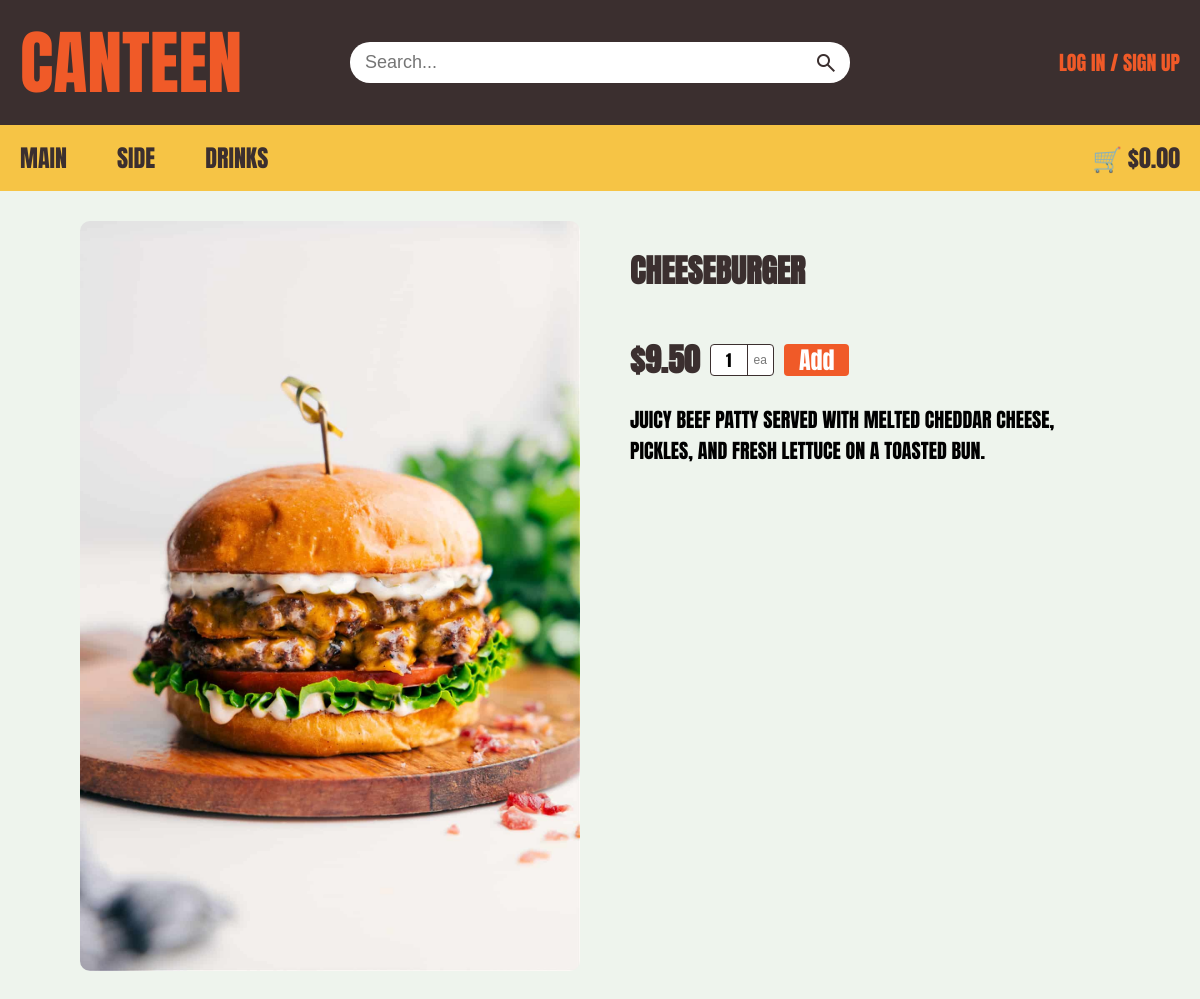
The app's page /106 with its own data.
### tables this page shows
CREATE TABLE Menu (item_ID INTEGER PRIMARY KEY NOT NULL UNIQUE, item_name TEXT, item_type TEXT, is_available INTEGER, price NUMERIC (10, 2), item_photo TEXT, item_description TEXT);

### app.py (the view)
@app.route('/<int:item_id>')
def item(item_id):
    db = get_db()
    db.row_factory = sqlite3.Row
    cursor = db.cursor()
    sql = """SELECT item_name,
            item_ID,
            item_type,
            price,
            is_available,
            item_photo,
            item_description
          FROM Menu WHERE is_available = 1 AND item_ID = ?;"""
    cursor.execute(sql, (item_id,))
    result = cursor.fetchone()
    cursor.close()
    return render_template("item_display.html", item=result, total=get_trolley_total())

### app.py (called while the page is built, shortened)
def get_db():
    db = getattr(g, '_database', None)
    if db is None:
        db = g._database = sqlite3.connect(DATABASE)
    return db

@app.teardown_appcontext
def close_connection(_exception):
    db = getattr(g, '_database', None)
    if db is not None:
        db.close()

def get_trolley_total():
    if 'user_id' not in session:
        return 0.0

### templates/item_display.html (shortened to what this page needs)
<!DOCTYPE html>
<html lang="en">
  <head>
    <link rel="stylesheet" href="{{ url_for('static', filename='style.css') }}">
    <link rel="stylesheet" href="{{ url_for('static', filename='item_display.css') }}">
  </head>
  <body>
    <header>
      <div class="top-bar">
        <div class="container top-bar-content">
          <div class="top-left"><a href="{{ url_for('home') }}">CANTEEN</a></div>
          <form class="search-container" method="GET" action="{{ url_for('search') }}">
            <input type="text" placeholder="Search..." name="query" autocomplete="off">
            <button type="submit" class="search-btn">
              <span class="material-symbols-outlined">search</span>
            </button>
          </form>
          {% if session.get('user_id') %}
            <a class="top-right" onclick="OpenAccountmanage();return false;" id="accountpopup" href="#">Hi {{ session['first_name'] }}!</a>
            <div id="popup" class="popup">
              <div class="popup-content">
                <a href="{{ url_for('logout') }}">Logout</a>
              </div>
            </div>
          {% else %}
            <div class="top-right"><p><a href="{{ url_for('user_login') }}">Log in</a> / <a href="{{ url_for('signup') }}">Sign up</a></p></div>
          {% endif %}
        </div>
      </div>
      <nav class="bottom-nav">
        <div class="container nav-content">
          <div class="nav-links">
            <a href="{{ url_for('catergory', item_type='Main') }}">Main</a>
            <a href="{{ url_for('catergory', item_type='Side') }}">Side</a>
            <a href="{{ url_for('catergory', item_type='Drink') }}">Drinks</a>
          </div>
          <div class="cart">
            <a href="{{ url_for('trolley') }}" id="cart-total-link">🛒 ${{ "%.2f"|format(total) }}</a>
          </div>
        </div>
      </nav>
    </header>
    <div class="bodyArrangement">
      <img src="{{ url_for('static', filename='images/' + item.item_photo) }}" alt="{{ item.item_name }}">
      <div class="price_and_information">
        <h1>{{ item.item_name }}</h1>
        <div class="price_quantity">
          <span class="price">${{ "%.2f"|format(item.price) }}</span>
          {% if item.is_available %}
            <div class="qty-container">
              <input type="number"
                id="qty-{{ item.item_ID }}"
                class="qty-input"
                value="1"
                min="1"
                max="10"
                step="1"
                onkeydown="return event.key !== 'e' && event.key !== 'E' && event.key !== '-' && event.key !== '+' && event.key !== '.'"
              >
              <span class="qty-unit">ea</span>
            </div>
            <button type="button"
                    data-item-id="{{ item.item_ID }}"
                    data-item-amount="qty-{{ item.item_ID }}"
                    onclick="addItemToTrolley(this.dataset.itemId, document.getElementById(this.dataset.itemAmount).value)"
                    class="add-btn">
              Add
            </button>
          {% else %}
            <span class="out-of-stock">Out of Stock</span>
          {% endif %}
        </div>
        <div class="itemDescription">
          <p>
            {{ item.item_description }}
          </p>
        </div>
      </div>
    </div>
  </body>
</html>

### static/style.css (style rules this page uses)
* { margin: 0; padding: 0; box-sizing: border-box; }
body { margin: 0; padding: 0; overflow-x: hidden; background-color: #f7f7f7; font-family: "Anton", sans-serif; text-transform: uppercase; }
.container { width: 100%; max-width: 1400px; margin-left: auto; margin-right: auto; padding-left: 20px; padding-right: 20px; }
.top-bar { background: #3b2f2f; width: 100%; padding: 10px 0; }
.top-bar-content { display: flex; justify-content: space-between; align-items: center; }
.top-left, .top-right { flex: 1; }
.top-left a { color: #f05a28; font-size: 70px; text-decoration: none; display: flex; }
.top-right { display: flex; justify-content: flex-end; align-items: center; color: #f05a28; font-size: 20px; }
.top-right a { color: #f05a28; font-size: 20px; text-decoration: none; }
.search-container { display: flex; align-items: center; flex-grow: 1; max-width: 500px; background: #ffffff; border-radius: 20px; overflow: hidden; margin: 0 20px; }
.search-container input { flex-grow: 1; border: none; padding: 10px 15px; outline: none; font-size: 18px; background: transparent; text-transform: none; -webkit-appearance: none; appearance: none; }
.search-btn { background: transparent; border: none; height: 100%; padding: 0 0 0 8px; display: flex; align-items: center; justify-content: center; cursor: pointer; outline: none; }
.material-symbols-outlined { margin: 0 12px 0 0; font-size: 24px !important; color: #3b2f2f; cursor: pointer; }
.bottom-nav { background-color: #f6c445; width: 100%; transition: top 0.3s; }
.nav-content { display: flex; justify-content: space-between; align-items: center; }
.nav-links { display: flex; gap: 10px; }
.nav-links a:first-child { padding-left: 0; }
.bottom-nav a { text-decoration: none; color: #3b2f2f; padding: 15px 20px; font-weight: 400; display: inline-block; font-size: 24px; }
.cart a { margin-left: auto; padding: 12px 0px 12px 20px; }
h1 { font-weight: 700; font-style: normal; text-align: left; margin: 25px 0 20px 0; color: #3b2f2f; }
.price { color: #3b2f2f; font-weight: bold; font-size: 23px; }
.qty-container { display: inline-flex; align-items: center; border: 1.5px solid #3b2f2f; border-radius: 4px; overflow: hidden; background-color: #fff; height: 32px; }
.qty-input { width: 36px; height: 100%; border: none; text-align: center; font-family: 'Anton', sans-serif; font-size: 16px; outline: none; background: transparent; }
.qty-input[type=number] { -webkit-appearance: textfield; -moz-appearance: textfield; appearance: textfield; }
.qty-unit { padding: 0 6px; border-left: 1.5px solid #3b2f2f; color: #777; font-size: 12px; font-family: sans-serif; text-transform: lowercase; user-select: none; display: flex; align-items: center; height: 100%; }
.add-btn { background-color: #f05a28; color: white; border: none; padding: 6px 12px; height: 32px; border-radius: 4px; cursor: pointer; font-family: 'Anton', sans-serif; font-size: 16px; display: flex; align-items: center; justify-content: center; }

### static/item_display.css (style rules this page uses)
body { margin: 0; padding: 0; overflow-x: hidden; background-color: #eef4ed; }
.bodyArrangement { padding: 30px 0px; margin: 0px 80px; display: flex; gap: 50px; }
img { flex: 2; height: auto; max-width: 500px; align-self: flex-start; border-radius: 10px; }
.price_and_information { flex: 3; display: flex; flex-direction: column; gap: 20px; }
.price_quantity { display: flex; align-items: center; gap: 10px; }
.price { font-size: 32px; }
.add-btn { font-size: 24px; padding: 5px 15px; }
p { font-size: 20px; }

### records on screen
Menu: item_photo (picture), item_name "CHEESEBURGER", price "9.50", item_description "JUICY BEEF PATTY SERVED WITH MELTED CHEDDAR CHEESE, PICKLES, AND FRESH LETTUCE ON A TOASTED BUN."

### other values on screen
{{ "%.2f"|format(total) }} "0.00"
